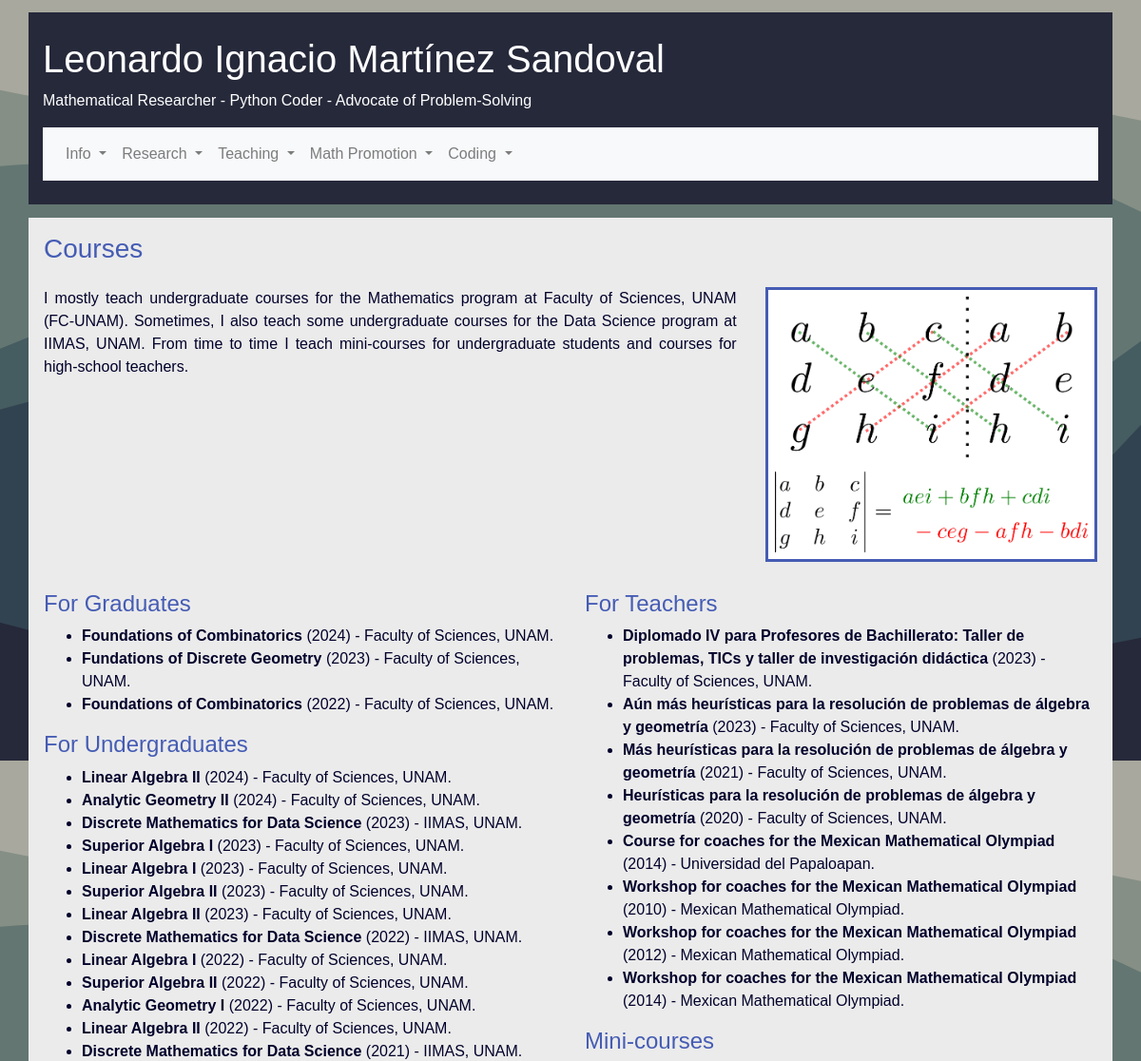
The app's page /courses (upper part), older data.
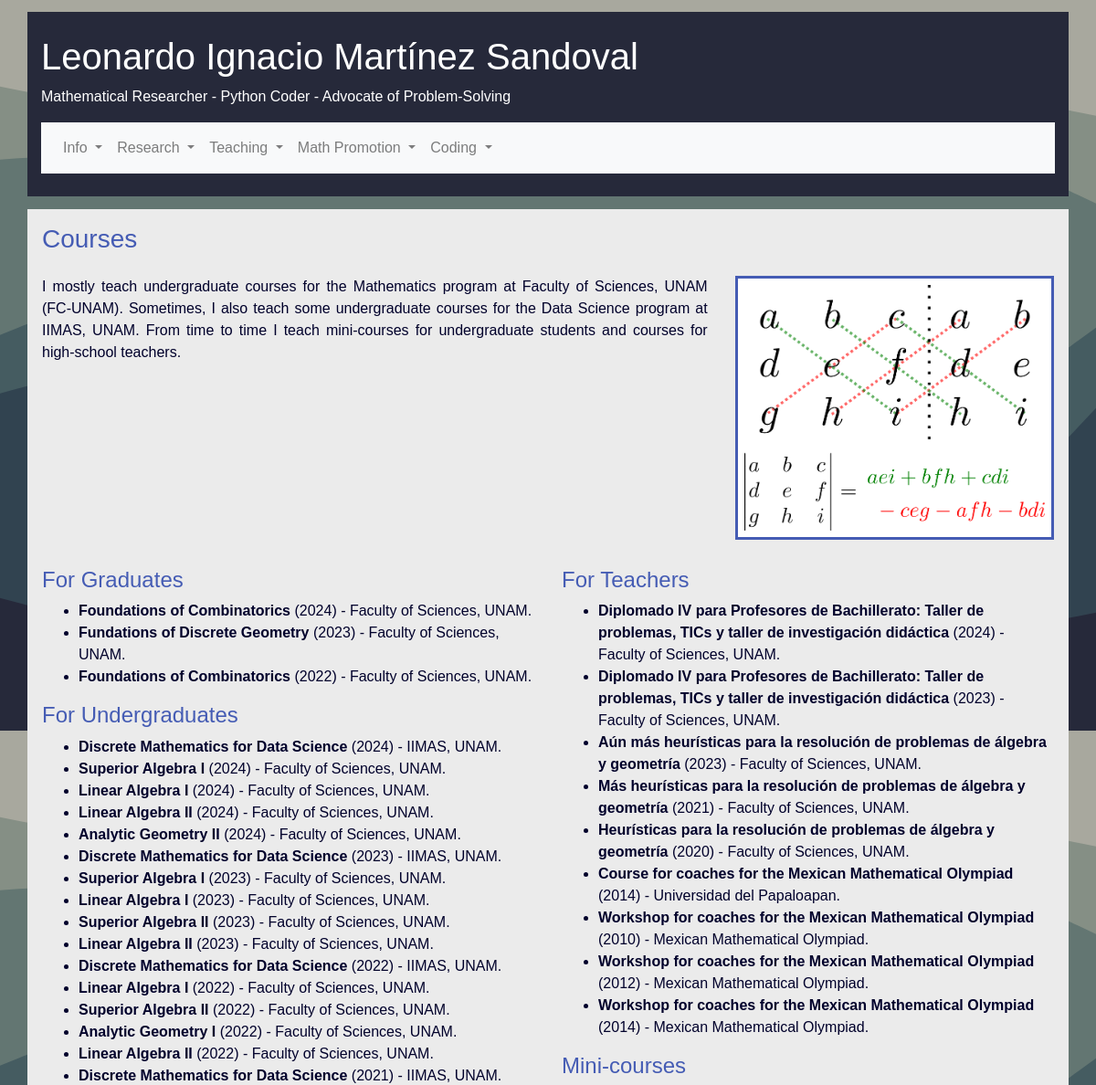
The same page, newer data.
### personalpage/models.py (models this page shows, shortened)
class Course(db.Model):
    __tablename__ = 'course'
    id = db.Column(db.Integer, primary_key=True)
    start_date = db.Column(db.Date(), nullable=False,
        default=date.today())
    end_date = db.Column(db.Date(),
        default=date.today())
    sem_unam = db.Column(db.String(20), unique=True, nullable=False)
    role = db.Column(db.String(20), unique=True, nullable=False)
    role_spa = db.Column(db.String(20), unique=True, nullable=False)
    title = db.Column(db.String(80), unique=True, nullable=False)
    title_spa = db.Column(db.String(80), unique=True, nullable=False)
    course_type = db.Column(db.String(20), unique=True, nullable=False)
    institution = db.Column(db.Integer, db.ForeignKey('institution.id'))
    location = db.Column(db.Integer, db.ForeignKey('location.id'))

class Institution(db.Model):
    __tablename__ = 'institution'
    id = db.Column(db.Integer, primary_key=True)
    name = db.Column(db.String(80), unique=True, nullable=False)
    name_spa = db.Column(db.String(80), unique=True, nullable=False)
    location = db.Column(db.Integer, db.ForeignKey('location.id'))

### personalpage/cv.py (the view)
@app.route("/courses")
def courses():
    courses = Course.query\
        .select_from(Course)\
        .join(Institution)\
        .join(Location, Course.location==Location.id)\
        .add_entity(Institution)\
        .add_entity(Location)\
        .all()
    courses.reverse()
    return render_template("personalpage/courses.html", courses = courses)

### personalpage/templates/personalpage/courses.html (shortened to what this page needs)
{% extends "body_template.html" %}
    {% block content %}
    <div class="container outter pt-3 pl-3 pr-3">
        <h3>Courses</h3>
        <div class="row pt-3">
            <div class="col-md-8 text-justify">
        <p>I mostly teach undergraduate courses for the Mathematics program at Faculty of Sciences, UNAM (FC-UNAM).
            Sometimes, I also teach some undergraduate courses for the Data Science program at IIMAS, UNAM.
            From time to time I teach mini-courses for undergraduate students and courses for high-school teachers.</p>
        </div>
        <div class="col-md-4" id="data">
            <div class="blockitem">
                <img class="img-fluid" src="/static/invertible.png"></img>
            </div>
            </div>
        </div>
        <div class="row pt-3">
            <div class="col-lg-6">
                <h4> For Graduates </h4>
                <ul>
                    {% for item in courses | sort(attribute='Course.date', reverse = True )%}
                    {% if item.Course.course_type == "master" %}
                    <li> <strong> {{ item.Course.title }}</strong> ({{ item.Course.start_date.strftime('%Y') }}) - {{ item.Institution.name }}. </li>
                    {% endif %}
                    {% endfor %}
                </ul>
                <h4> For Undergraduates </h4>
                <ul>
                    {% for item in courses | sort(attribute='Course.date', reverse = True )%}
                    {% if item.Course.course_type == "undergraduate" %}
                    <li> <strong> {{ item.Course.title }}</strong> ({{ item.Course.start_date.strftime('%Y') }}) - {{ item.Institution.name }}. </li>
                    {% endif %}
                    {% endfor %}
                </ul>
            </div>
            <div class="col-lg-6">
                <h4> For Teachers </h4>
                <ul>
                    {% for item in courses | sort(attribute='Course.date', reverse = True ) %}
                    {% if item.Course.course_type == "hs-teachers" %}
                    <li> <strong> {{ item.Course.title }}</strong> ({{ item.Course.start_date.strftime('%Y') }}) - {{ item.Institution.name }}. </li>
                    {% endif %}
                    {% endfor %}
                </ul>
                <h4> Mini-courses </h4>
            </div>
        </div>
    </div>
    {% endblock %}

### personalpage/templates/body_template.html (shortened to what this page needs)
<!DOCTYPE html>
<html lang="en" itemscope itemtype="http://schema.org/Person">
<head>
    <link rel="stylesheet" type="text/css" href="/static/bootstrap/css/bootstrap.min.css">
    <link rel="stylesheet" href="/static/personal.css" />
    <link rel="stylesheet" href="/static/convertex.css" />
</head>
<body onload="gosection();">
     {% block header %}
    <header class="container">
        <h1>
            <a href="/">
                Leonardo Ignacio Martínez Sandoval
            </a>
        </h1>
        <p>
            <span class="smallhead">- </span> Mathematical Researcher
            <br class="smallhead"> - Python Coder
            <br class="smallhead"> - Advocate of Problem-Solving
        </p>
        <nav class="navbar navbar-expand-lg navbar-light bg-light">
            <div class="collapse navbar-collapse" id="navbarSupportedContent">
              <ul class="navbar-nav mr-auto">
                <li class="nav-item dropdown">
                  <a class="nav-link dropdown-toggle" href="#" id="navbarDropdown" role="button" data-toggle="dropdown" aria-haspopup="true" aria-expanded="false">
                    Info
                  </a>
                </li>
                <li class="nav-item dropdown">
                    <a class="nav-link dropdown-toggle" href="#" id="navbarDropdown" role="button" data-toggle="dropdown" aria-haspopup="true" aria-expanded="false">
                      Research
                    </a>
                  </li>
                  <li class="nav-item dropdown">
                    <a class="nav-link dropdown-toggle" href="#" id="navbarDropdown" role="button" data-toggle="dropdown" aria-haspopup="true" aria-expanded="false">
                      Teaching
                    </a>
                  </li>
                  <li class="nav-item dropdown">
                    <a class="nav-link dropdown-toggle" href="#" id="navbarDropdown" role="button" data-toggle="dropdown" aria-haspopup="true" aria-expanded="false">
                      Math Promotion
                    </a>
                  </li>
                  <li class="nav-item dropdown">
                    <a class="nav-link dropdown-toggle" href="#" id="navbarDropdown" role="button" data-toggle="dropdown" aria-haspopup="true" aria-expanded="false">
                      Coding
                    </a>
                  </li>
              </ul>
            </div>
          </nav>
    </header>
     {% endblock %}
    {% block content %}
    {% endblock %}
</body>
</html>

### personalpage/static/personal.css (style rules this page uses)
a { color:rgb(69,92,180);; }
body { background-image: url("/static/stacked-waves-haikei.svg"); background-size: 100% auto; background-attachment: fixed; color: rgb(0,0,43); font-family: 'Calibri Light', Calibri, 'Gill Sans', 'Gill Sans MT', 'Trebuchet MS', sans-serif; }
div.container.outter { background-color: rgb(235,235,235); }
header,footer { margin-top: 10pt; margin-bottom:10pt; padding: 25px 35px 25px 35px; color:white; background-color: rgb(38,41,58); }
div.blockitem { border-style: solid; border-color: rgb(69,92,180); text-align: center; padding:2%; margin-bottom:10pt; background-color: white; }
h4, h3 { color: rgb(69,92,180);; }
h1 a { color:white; text-decoration-line: none; }

Row changes from the older to the newer data that the page shows:
added Course: Course "Discrete Mathematics for Data Science", Course.start_date "2024", Institution.name "IIMAS, UNAM", shown under "For Undergraduates"
added Course: Course "Superior Algebra I", Course.start_date "2024", Institution.name "Faculty of Sciences, UNAM", shown under "For Undergraduates"
added Course: Course "Linear Algebra I", Course.start_date "2024", Institution.name "Faculty of Sciences, UNAM", shown under "For Undergraduates"
added Course: Course "Diplomado IV para Profesores de Bachillerato: Taller de problemas, TICs y taller de investigación didáctica", Course.start_date "2024", Institution.name "Faculty of Sciences, UNAM", shown under "For Teachers"
